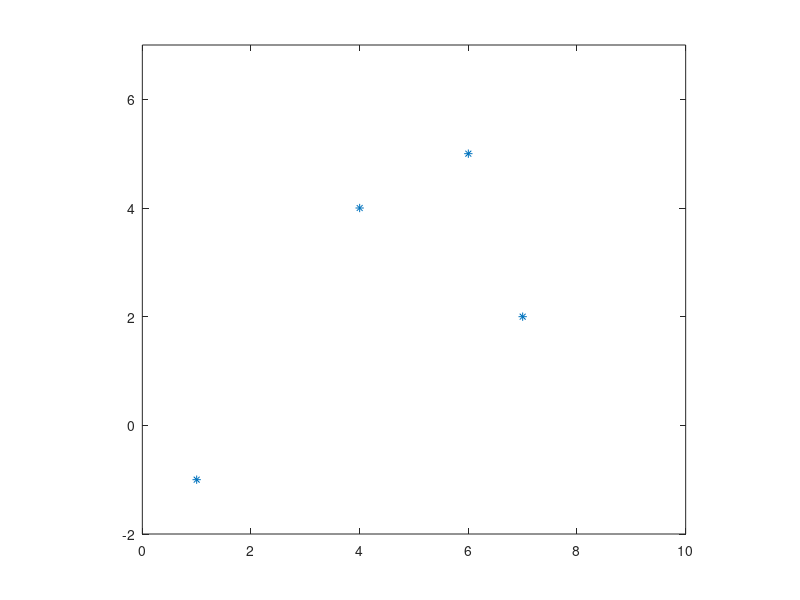

Reproduce this figure in MATLAB. (Note: this script raises an error after producing the figure.)
clear
px = [1 4 6 7]; py = [-1 4 5 2];
plot(px,py,'*');
axis( [0 10 -2 7]);
axis equal;
t1 = -1 ; t2 =2; t3 =3; t4 = 4.5;

syms t a3 a2 a1 a0 b3 b2 b1 b0

x(t) = a3*t^3 + a2*t^2 + a1*t + a0;
e = [x(t1) == px(1), x(t2) == px(2), x(t3) == px(3), x(t4)==px(4)];
m = solve(e, [a3 a2 a1 a0]);
cx(t) = subs(x, [a3 a2 a1 a0], [m.a3 m.a2 m.a1 m.a0]);

y(t) = b3 * t^3 + b2 * t^2 + b1 * t + b0;
e = [ y(t1) == py(1), y(t2) == py(2), ...
      y(t3) == py(3), y(t4) == py(4)];
m = solve(e, [b3 b2 b1 b0]);
cy(t) = subs(y, [b3 b2 b1 b0], [m.b3 m.b2 m.b1 m.b0]);
hold on
fplot(cx,cy, [t1 t4]);

